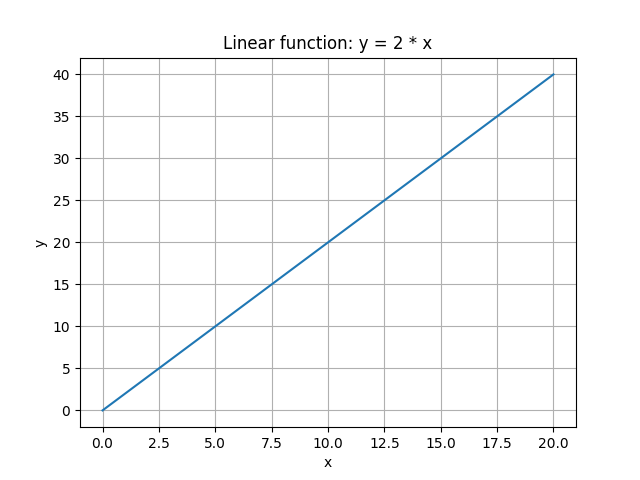

Here is the Python script that generated this plot:
import sys
import pandas as pd
import matplotlib.pyplot as plt

def generate_graph(csv_path, output_path="graph.png"):
    df = pd.read_csv(csv_path)

    x = df["x"]
    y = df["y"]

    plt.plot(x, y)
    plt.xlabel("x")
    plt.ylabel("y")
    plt.title("Linear function: y = 2 * x")
    plt.grid(True)

    plt.savefig(output_path)
    print(f"Saved graph to {output_path}")

if __name__ == '__main__':
    if len(sys.argv) < 2:
        print("Usage: python graph.py graph.csv")
    else:
        generate_graph(sys.argv[1])
